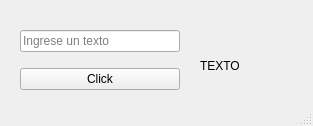
<?xml version="1.0" encoding="UTF-8"?>
<ui version="4.0">
 <class>MainWindow</class>
 <widget class="QMainWindow" name="MainWindow">
  <property name="geometry">
   <rect>
    <x>0</x>
    <y>0</y>
    <width>313</width>
    <height>126</height>
   </rect>
  </property>
  <property name="windowTitle">
   <string>MainWindow</string>
  </property>
  <widget class="QWidget" name="centralwidget">
   <widget class="QWidget" name="verticalLayoutWidget">
    <property name="geometry">
     <rect>
      <x>20</x>
      <y>20</y>
      <width>160</width>
      <height>80</height>
     </rect>
    </property>
    <layout class="QVBoxLayout" name="verticalLayout">
     <item>
      <widget class="QLineEdit" name="edit_texto">
       <property name="placeholderText">
        <string>Ingrese un texto</string>
       </property>
      </widget>
     </item>
     <item>
      <widget class="QPushButton" name="click_button">
       <property name="text">
        <string>Click</string>
       </property>
      </widget>
     </item>
    </layout>
   </widget>
   <widget class="QLabel" name="label_texto">
    <property name="geometry">
     <rect>
      <x>200</x>
      <y>50</y>
      <width>131</width>
      <height>31</height>
     </rect>
    </property>
    <property name="text">
     <string>TEXTO</string>
    </property>
   </widget>
  </widget>
  <widget class="QStatusBar" name="statusbar"/>
 </widget>
 <resources/>
 <connections/>
</ui>
